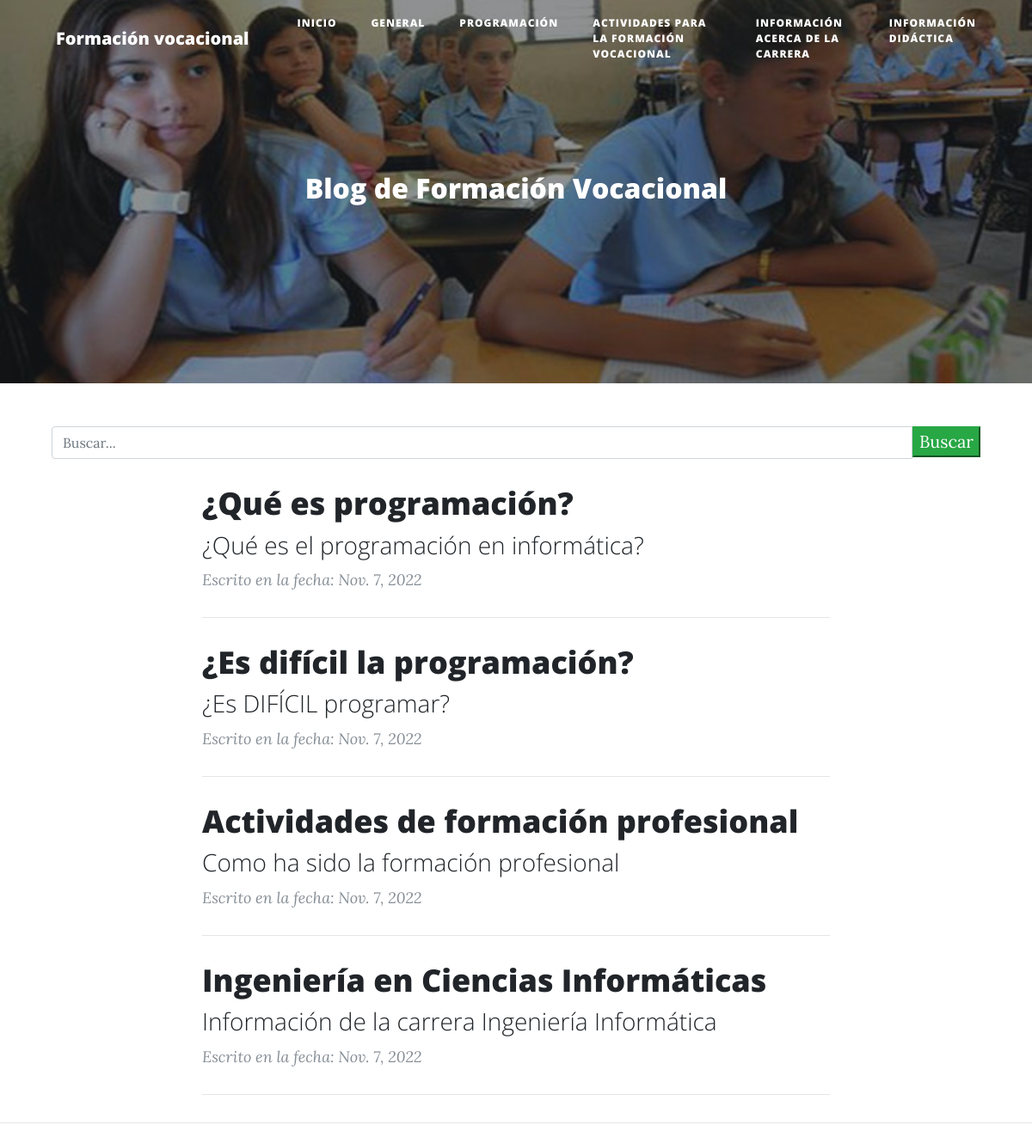
Page /?page=2 on the earlier database version.
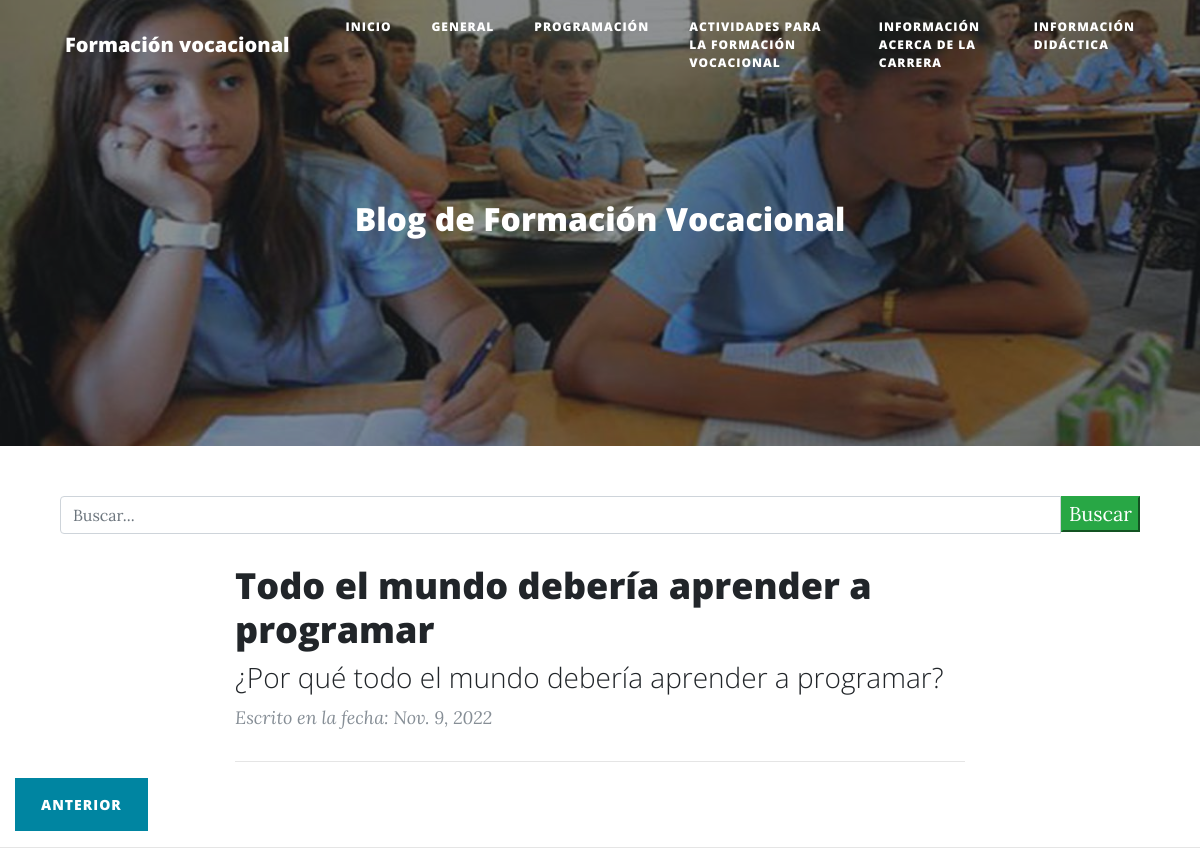
Same page on the later database version.
### aplicaciones/blog/models.py (models this page shows, shortened)
class Post(models.Model):
    id = models.AutoField(primary_key=True)
    titulo = models.CharField(max_length=90, blank=False, null=False, verbose_name='Titulo')
    slug = models.CharField(max_length=100, blank=False, null=False, verbose_name='Slugs')
    descripcion = models.CharField(max_length=100, blank=False, null=False, verbose_name='Descripción')
    contenido = RichTextField(verbose_name='Contenido')
    imagen = models.URLField(max_length=9999999 ,blank=False, null=False)
    autor = models.ForeignKey(Autor, on_delete=models.CASCADE)
    categoria = models.ForeignKey(Categoria, on_delete=models.CASCADE)
    estado = models.BooleanField(default=True ,verbose_name='Publicado/No Publicado')
    fecha_creacion = models.DateField(auto_now=False, auto_now_add=True, verbose_name='Fecha de creación')
    class Meta:
        verbose_name = 'Post'
        verbose_name_plural = 'Posts'

### aplicaciones/blog/views.py (the view)
# urls.py: path('', home, name='index'),
def home(request):
    queryset = request.GET.get("buscar")
    print(queryset)
    posts = Post.objects.filter(estado=True)
    if queryset:
        posts = Post.objects.filter(
            Q(titulo__icontains=queryset) |
            Q(descripcion__icontains=queryset)
        ).distinct()
    paginator = Paginator(posts, 4)
    page = request.GET.get('page')
    posts = paginator.get_page(page)
    return render(request, 'index.html', {'posts': posts})

### Templates/index.html (shortened to what the changed rows need)
{% load staticfiles %}
<!DOCTYPE html>
<html lang="es">
<head>
    <link href="{% static 'vendor/bootstrap/css/bootstrap.min.css' %}" rel="stylesheet">
    <link href="{% static 'vendor/fontawesome-free/css/all.min.css' %}" rel="stylesheet" type="text/css">
    <link href="{% static 'css/clean-blog.min.css' %}" rel="stylesheet">
</head>
<body>
<header class="masthead"
        style="background-image: url({% block imagen %}{% static 'img/home-bg.jpg' %}{% endblock imagen %})">
    <div class="container">
        <div class="row">
            <div class="col-lg-8 col-md-10 mx-auto">
                <div class="site-heading">
                    <h2>{% block titulo_principal %}Blog de Formación Vocacional{% endblock titulo_principal %}</h2>
                </div>
            </div>
        </div>
    </div>
</header>
<div class="container">
    <div class="row">
        <div class="col-lg-8 col-md-10 mx-auto">
            {% block contenido %}
                {% if posts %}
                    {% for post in posts %}
                        <div class="post-preview">
                            <a href="{% url 'blog:detalle_post' post.slug %}">
                                <h2 class="post-title">
                                    {{ post.titulo }}
                                </h2>
                                <h3 class="post-subtitle">
                                    {{ post.descripcion }}
                                </h3>
                            </a>
                            <p class="post-meta">Escrito en la fecha: {{ post.fecha_creacion }}</p>
                        </div>
                        <hr>
                    {% endfor %}
                {% else %}
                    <h2>No existe Post registrados</h2>
                {% endif %}
            {% endblock contenido %}
        </div>
    </div>
</div>
<div class="row">
    <div class="col-md-12 col-md-12 col-md-12 col-md-12">
        <div class="col-md-6 col-sm-6 col-lg-6 col-xs-6 float-left">
            {% if posts.has_previous %}
                <div class="clearfix">
                <a href="?page={{ posts.previous_page_number }}{% if request.GET.search %}&q={{ request.GET.search }}{% endif %}" class="btn btn-primary float-left">Anterior</a>
                </div>
            {% endif %}
        </div>
    </div>
</div>
</body>
</html>

Differences in the rows shown:
no longer on this page (row unchanged): Post: titulo "¿Qué es programación?", descripcion "¿Qué es el programación en informática?", fecha_creacion "Nov. 7, 2022"
no longer on this page (row unchanged): Post: titulo "¿Es difícil la programación?", descripcion "¿Es DIFÍCIL programar?", fecha_creacion "Nov. 7, 2022"
no longer on this page (row unchanged): Post: titulo "Actividades de formación profesional", descripcion "Como ha sido la formación profesional", fecha_creacion "Nov. 7, 2022"
no longer on this page (row unchanged): Post: titulo "Ingeniería en Ciencias Informáticas", descripcion "Información de la carrera Ingeniería Informática", fecha_creacion "Nov. 7, 2022"
added Post: titulo "Todo el mundo debería aprender a programar", descripcion "¿Por qué todo el mundo debería aprender a programar?", fecha_creacion "Nov. 9, 2022"
Other differences:
text now shown: "ANTERIOR"
